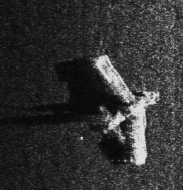
#> input picture uploads/Seabed-Object-Classifier-master/example-images/plane.png, 183 x 190 px
$ python enhance_features.py --input_dir ../../../example-images --output_dir out
#> lines starting #> are read from the running program, lines starting #| are printed output that depends on the picture
# SEABED SONAR IMAGE FEATURE ENHANCEMENT MODULE
# Usage: python enhance_features.py --input_dir STEP2_DIR --output_dir STEP3_DIR

import os
import argparse
import cv2
import numpy as np
import json
from datetime import datetime

def unsharp_mask(img, kernel_size=(5,5), sigma=1.0, amount=1.5, threshold=0):
    """
    Apply unsharp masking for feature enhancement

    :param img: Input image
    :param kernel_size: Gaussian blur kernel size
    :param sigma: Gaussian blur sigma
    :param amount: Sharpening strength
    :param threshold: Low contrast threshold
    :return: Sharpened image
    """
    blurred = cv2.GaussianBlur(img, kernel_size, sigma)
    mask = img.astype(np.float32) - blurred.astype(np.float32)
    sharp = img.astype(np.float32) + amount * mask

    if threshold > 0:
        low_contrast = np.abs(img.astype(np.float32) - blurred.astype(np.float32)) < threshold
        sharp[low_contrast] = img[low_contrast]

    return np.clip(sharp, 0, 255).astype(np.uint8)

def process_sonar_enhancement(img, clahe_clip=2.0, clahe_grid=8,
                             unsharp_sigma=1.0, unsharp_amount=1.5,
                             unsharp_threshold=0):
    """
    Apply comprehensive feature enhancement to sonar imagery

    :param img: Input denoised sonar image
    :param clahe_clip: CLAHE clip limit
    :param clahe_grid: CLAHE tile grid size
    :param unsharp_sigma: Unsharp mask sigma
    :param unsharp_amount: Unsharp mask amount
    :param unsharp_threshold: Unsharp mask threshold
    :return: Enhanced image ready for training
    """
    # Stage 1: CLAHE for adaptive contrast enhancement
    clahe = cv2.createCLAHE(clipLimit=clahe_clip,
                           tileGridSize=(clahe_grid, clahe_grid))
    contrast_enhanced = clahe.apply(img)

    # Stage 2: Unsharp masking for feature sharpening
    enhanced = unsharp_mask(contrast_enhanced,
                           sigma=unsharp_sigma,
                           amount=unsharp_amount,
                           threshold=unsharp_threshold)

    return enhanced

def generate_processing_metadata(args, processed_count, total_count):
    """Generate metadata for the enhancement stage"""
    return {
        "stage": "feature_enhancement",
        "timestamp": datetime.now().isoformat(),
        "parameters": {
            "clahe_clip": args.clahe_clip,
            "clahe_grid": args.clahe_grid,
            "unsharp_sigma": args.unsharp_sigma,
            "unsharp_amount": args.unsharp_amount,
            "unsharp_threshold": args.unsharp_threshold,
            "input_dir": args.input_dir,
            "output_dir": args.output_dir
        },
        "processing_stats": {
            "images_processed": processed_count,
            "images_total": total_count,
            "success_rate": processed_count / max(total_count, 1)
        },
        "status": "TRAINING_READY"
    }

def main():
    parser = argparse.ArgumentParser(description="STAGE 3: Enhance contrast and features in sonar images.")
    parser.add_argument("--input_dir", required=True, help="Path to denoised sonar images")
    parser.add_argument("--output_dir", required=True, help="Path to save enhanced images")
    parser.add_argument("--clahe_clip", type=float, default=2.0, help="CLAHE clip limit")
    parser.add_argument("--clahe_grid", type=int, default=8, help="CLAHE tile grid size")
    parser.add_argument("--unsharp_sigma", type=float, default=1.0, help="Unsharp mask sigma")
    parser.add_argument("--unsharp_amount", type=float, default=1.5, help="Unsharp mask amount")
    parser.add_argument("--unsharp_threshold", type=int, default=0, help="Unsharp mask threshold")
    parser.add_argument("--preserve_structure", action="store_true",
                        help="Preserve class subdirectory structure (plane/ship/seafloor)")
    args = parser.parse_args()

    # Create output directory
    os.makedirs(args.output_dir, exist_ok=True)

    processed_count = 0
    total_count = 0

    # Handle both flat directory and class-structured directory
    if args.preserve_structure:
        # Process class subdirectories
        for class_dir in ["plane", "ship", "seafloor"]:
            class_input_path = os.path.join(args.input_dir, class_dir)
            class_output_path = os.path.join(args.output_dir, class_dir)

            if os.path.exists(class_input_path):
                os.makedirs(class_output_path, exist_ok=True)

                for fname in os.listdir(class_input_path):
                    if not fname.lower().endswith((".png", ".jpg", ".jpeg", ".tif", ".bmp")):
                        continue

                    total_count += 1
                    img_path = os.path.join(class_input_path, fname)
                    img = cv2.imread(img_path, cv2.IMREAD_GRAYSCALE)

                    if img is not None:
                        enhanced_img = process_sonar_enhancement(
                            img, args.clahe_clip, args.clahe_grid,
                            args.unsharp_sigma, args.unsharp_amount,
                            args.unsharp_threshold
                        )
                        output_path = os.path.join(class_output_path, fname)
                        cv2.imwrite(output_path, enhanced_img)
                        processed_count += 1
    else:
        # Process flat directory structure
        for fname in os.listdir(args.input_dir):
            if not fname.lower().endswith((".png", ".jpg", ".jpeg", ".tif", ".bmp")):
                continue

            total_count += 1
            img_path = os.path.join(args.input_dir, fname)
            img = cv2.imread(img_path, cv2.IMREAD_GRAYSCALE)
#> img is the input picture: shape (190, 183); min 7, max 228, mean 50.2

            if img is not None:
                enhanced_img = process_sonar_enhancement(
                    img, args.clahe_clip, args.clahe_grid,
                    args.unsharp_sigma, args.unsharp_amount,
                    args.unsharp_threshold
                )
#> in process_sonar_enhancement, `contrast_enhanced = clahe.apply(img)`:
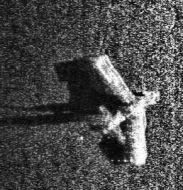
#> contrast_enhanced: shape (190, 183); min 2, max 255, mean 74.7
#> in unsharp_mask, `blurred = cv2.GaussianBlur(img, kernel_size, sigma)`:
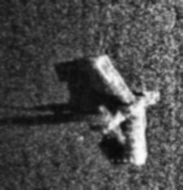
#> blurred: shape (190, 183); min 8, max 251, mean 74.7
#> in unsharp_mask, `mask = img.astype(np.float32) - blurred.astype(np.float32)`:
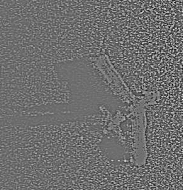
#> mask: shape (190, 183) float32; min -93, max 121, mean 0; drawn with min black and max white
#> in unsharp_mask, `sharp = img.astype(np.float32) + amount * mask`:
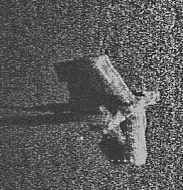
#> sharp: shape (190, 183) float32; min -98.5, max 383.5, mean 74.7; drawn with min black and max white
#> in unsharp_mask, `return np.clip(sharp, 0, 255).astype(np.uint8)`:
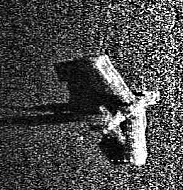
#> returned value: shape (190, 183); min 0, max 255, mean 75.1
                output_path = os.path.join(args.output_dir, fname)
                cv2.imwrite(output_path, enhanced_img)
                processed_count += 1
#> pass 2 of the loop in main, `for fname in os.listdir(args.input_dir):`:
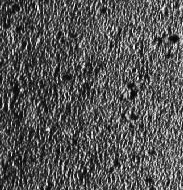
#> input picture uploads/Seabed-Object-Classifier-master/example-images/seafloor.png, 183 x 190 px
#> in main, img is the input picture: shape (190, 183); min 2, max 250, mean 84.1
#> in unsharp_mask (call 2), `sharp = img.astype(np.float32) + amount * mask`:
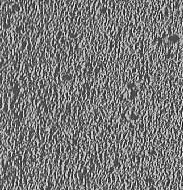
#> sharp: shape (190, 183) float32; min -195, max 463.5, mean 118.2; drawn with min black and max white
#> in unsharp_mask (call 2), `return np.clip(sharp, 0, 255).astype(np.uint8)`:
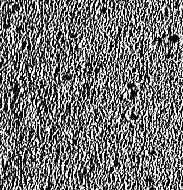
#> returned value: shape (190, 183); min 0, max 255, mean 115.5
#> pass 3 of the loop in main, `for fname in os.listdir(args.input_dir):`:
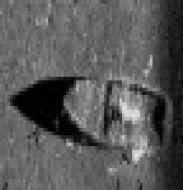
#> input picture uploads/Seabed-Object-Classifier-master/example-images/ship.png, 183 x 190 px
#> in main, img is the input picture: shape (190, 183); min 0, max 225, mean 88.3
#> in unsharp_mask (call 3), `mask = img.astype(np.float32) - blurred.astype(np.float32)`:
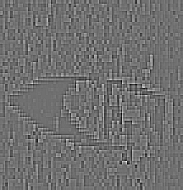
#> mask: shape (190, 183) float32; min -52, max 66, mean 0; drawn with min black and max white
#> in unsharp_mask (call 3), `return np.clip(sharp, 0, 255).astype(np.uint8)`:
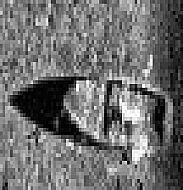
#> returned value: shape (190, 183); min 0, max 255, mean 110.2

    # Generate processing metadata
    metadata = generate_processing_metadata(args, processed_count, total_count)
    metadata_path = os.path.join(args.output_dir, "processing_metadata.json")
    with open(metadata_path, 'w') as f:
        json.dump(metadata, f, indent=2)

    print(f"STAGE 3 COMPLETE: Enhanced {processed_count}/{total_count} sonar images")
    print(f"Output: {args.output_dir}")
    print(f"CLAHE parameters: clip={args.clahe_clip}, grid={args.clahe_grid}")
    print(f"Unsharp parameters: sigma={args.unsharp_sigma}, amount={args.unsharp_amount}")
    print(f"Status: TRAINING READY")
    print(f"Metadata: {metadata_path}")

if __name__ == "__main__":
    main()
